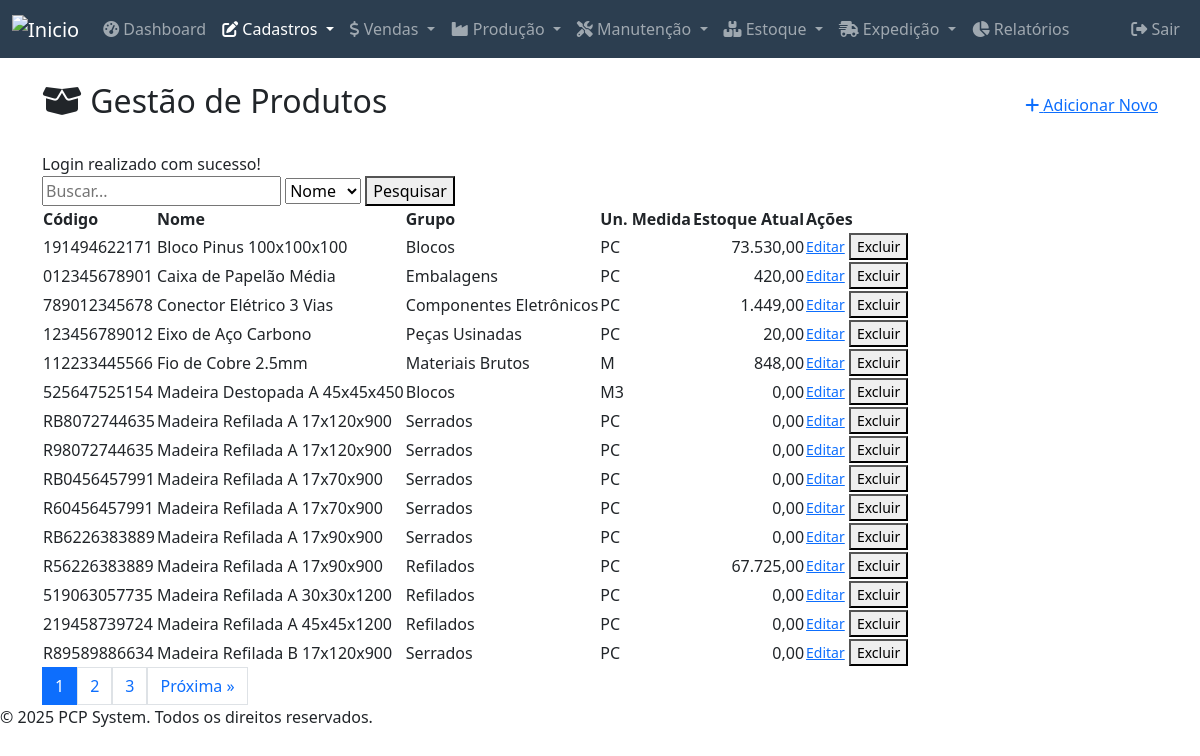
Page /modules/produtos/index.php (signed in) on the committed database.
### tables this page shows
CREATE TABLE `produtos` (
  `id` int(11) NOT NULL,
  `nome` varchar(40) NOT NULL,
  `codigo` varchar(20) NOT NULL,
  `descricao` varchar(40) NOT NULL,
  `unidade_medida` varchar(10) NOT NULL,
  `estoque_minimo` decimal(10,2) DEFAULT NULL,
  `estoque_atual` decimal(10,2) DEFAULT NULL,
  `estoque_empenhado` decimal(10,2) NOT NULL DEFAULT 0.00,
  `estoque_expedicao` decimal(10,2) NOT NULL DEFAULT 0.00,
  `grupo` varchar(30) NOT NULL,
  `subgrupo` varchar(30) NOT NULL,
  `modelo` varchar(20) DEFAULT NULL,
  `acabamento` varchar(20) DEFAULT NULL,
  `familia` varchar(20) DEFAULT NULL,
  `desenho` varchar(20) DEFAULT NULL,
  `velocidade` decimal(10,2) NOT NULL,
  `perimetro_mm` decimal(10,2) DEFAULT NULL,
  `area_perfil_mm2` decimal(10,2) DEFAULT NULL,
  `codigo2` varchar(20) DEFAULT NULL,
  `unidade_medida2` varchar(5) DEFAULT NULL,
  `espessura` decimal(10,2) NOT NULL,
  `largura` decimal(10,2) NOT NULL,
  `comprimento` decimal(10,2) DEFAULT NULL,
  `altura_embalagem` int(11) DEFAULT NULL,
  `largura_embalagem` int(11) DEFAULT NULL,
  `pecas_por_embalagem` int(11) DEFAULT NULL,
  `pecas_por_fardo` int(11) DEFAULT NULL,
  `deleted_at` datetime DEFAULT NULL
);

### public_html/config/database.php (called while the page is built, shortened)
<?php
function sanitizeInput($data) {
    $data = (string) $data;
    $data = trim($data);
    $data = stripslashes($data);
    $data = htmlspecialchars($data, ENT_QUOTES, 'UTF-8');
    return $data;
}
?>

### public_html/modules/produtos/index.php (the view, shortened to what this page needs)
<?php
require_once __DIR__ . '/../../config/database.php';
require_once __DIR__ . '/../../includes/header.php';
$conn = connectDB();
$search_term = sanitizeInput($_GET['search_term'] ?? '');
$filter_field = sanitizeInput($_GET['filter_field'] ?? 'nome');
$filter_options = [
    'codigo' => 'Código',
    'nome' => 'Nome',
    'grupo' => 'Grupo'
];
$items_per_page = 15;
$current_page = isset($_GET['page']) ? (int)$_GET['page'] : 1;
$offset = ($current_page - 1) * $items_per_page;
$where_clause = " WHERE deleted_at IS NULL ";
$params = [];
$sql_count = "SELECT COUNT(*) AS total_items FROM produtos" . $where_clause;
$result_count = $conn->execute_query($sql_count, $params);
$total_items = $result_count->fetch_assoc()['total_items'];
$total_pages = ceil($total_items / $items_per_page);
$sql_fetch = "SELECT * FROM produtos" . $where_clause . " ORDER BY nome ASC LIMIT ? OFFSET ?";
$params_fetch = array_merge($params, [$items_per_page, $offset]);
$result_fetch = $conn->execute_query($sql_fetch, $params_fetch);
$produtos = $result_fetch->fetch_all(MYSQLI_ASSOC);
?>
<div class="container mt-4">
    <div class="d-flex justify-content-between align-items-center mb-4">
        <h2><i class="fas fa-box-open"></i> Gestão de Produtos</h2>
        <a href="adicionar.php" class="button add"><i class="fas fa-plus"></i> Adicionar Novo</a>
    </div>
    <?php if (isset($_SESSION['message'])): ?>
    <div class="message <?php echo htmlspecialchars($_SESSION['message_type']); ?>">
        <?php echo $_SESSION['message']; ?>
    </div>
    <?php endif; ?>
    <div class="search-container">
        <form action="index.php" method="GET" class="search-form-inline">
            <input type="text" name="search_term" placeholder="Buscar..." value="<?php echo htmlspecialchars($search_term); ?>">
            <select name="filter_field">
                <?php foreach ($filter_options as $field_value => $field_label): ?>
                    <option value="<?php echo htmlspecialchars($field_value); ?>" <?php echo ($filter_field === $field_value) ? 'selected' : ''; ?>>
                        <?php echo htmlspecialchars($field_label); ?>
                    </option>
                <?php endforeach; ?>
            </select>
            <button type="submit" class="button">Pesquisar</button>
        </form>
    </div>
    <?php if (!empty($produtos)): ?>
        <table>
            <thead>
                <tr>
                    <th>Código</th>
                    <th>Nome</th>
                    <th>Grupo</th>
                    <th>Un. Medida</th>
                    <th class="text-end">Estoque Atual</th>
                    <th>Ações</th>
                </tr>
            </thead>
            <tbody>
                <?php foreach ($produtos as $produto): ?>
                    <tr>
                        <td><?php echo htmlspecialchars($produto['codigo']); ?></td>
                        <td><?php echo htmlspecialchars($produto['nome']); ?></td>
                        <td><?php echo htmlspecialchars($produto['grupo']); ?></td>
                        <td><?php echo htmlspecialchars($produto['unidade_medida']); ?></td>
                        <td class="text-end"><?php echo number_format($produto['estoque_atual'], 2, ',', '.'); ?></td>
                        <td>
                            <a href="editar.php?id=<?php echo $produto['id']; ?>" class="button edit small">Editar</a>
                            <button class="button delete small" onclick="showDeleteModal('produtos', <?php echo $produto['id']; ?>)">Excluir</button>
                        </td>
                    </tr>
                <?php endforeach; ?>
            </tbody>
        </table>
        <div class="pagination">
            <?php
            $pagination_base_query = http_build_query(array_filter(['search_term' => $search_term, 'filter_field' => $filter_field]));
            if ($total_pages > 1) {
                for ($i = 1; $i <= $total_pages; $i++) {
                    $active_class = ($i == $current_page) ? 'active' : '';
                    echo '<a href="?' . $pagination_base_query . '&page=' . $i . '" class="page-link ' . $active_class . '">' . $i . '</a>';
                }
                if ($current_page < $total_pages) {
                    echo '<a href="?' . $pagination_base_query . '&page=' . ($current_page + 1) . '" class="page-link">Próxima &raquo;</a>';
                }
            }
            ?>
        </div>
    <?php else: ?>
        <p style="text-align: center; margin-top: 20px;">Nenhum produto encontrado.</p>
    <?php endif; ?>
</div>
<?php
require_once __DIR__ . '/../../includes/footer.php';
?>

### rows in the picture
produtos: codigo "191494622171", nome "Bloco Pinus 100x100x100", grupo "Blocos", unidade_medida "PC", estoque_atual "73.530,00"
produtos: codigo "012345678901", nome "Caixa de Papelão Média", grupo "Embalagens", unidade_medida "PC", estoque_atual "420,00"
produtos: codigo "789012345678", nome "Conector Elétrico 3 Vias", grupo "Componentes Eletrônicos", unidade_medida "PC", estoque_atual "1.449,00"
produtos: codigo "123456789012", nome "Eixo de Aço Carbono", grupo "Peças Usinadas", unidade_medida "PC", estoque_atual "20,00"
produtos: codigo "112233445566", nome "Fio de Cobre 2.5mm", grupo "Materiais Brutos", unidade_medida "M", estoque_atual "848,00"
produtos: codigo "525647525154", nome "Madeira Destopada A 45x45x450", grupo "Blocos", unidade_medida "M3", estoque_atual "0,00"
produtos: codigo "RB8072744635", nome "Madeira Refilada A 17x120x900", grupo "Serrados", unidade_medida "PC", estoque_atual "0,00"
produtos: codigo "R98072744635", nome "Madeira Refilada A 17x120x900", grupo "Serrados", unidade_medida "PC", estoque_atual "0,00"
produtos: codigo "RB0456457991", nome "Madeira Refilada A 17x70x900", grupo "Serrados", unidade_medida "PC", estoque_atual "0,00"
produtos: codigo "R60456457991", nome "Madeira Refilada A 17x70x900", grupo "Serrados", unidade_medida "PC", estoque_atual "0,00"
produtos: codigo "RB6226383889", nome "Madeira Refilada A 17x90x900", grupo "Serrados", unidade_medida "PC", estoque_atual "0,00"
produtos: codigo "R56226383889", nome "Madeira Refilada A 17x90x900", grupo "Refilados", unidade_medida "PC", estoque_atual "67.725,00"
produtos: codigo "519063057735", nome "Madeira Refilada A 30x30x1200", grupo "Refilados", unidade_medida "PC", estoque_atual "0,00"
produtos: codigo "219458739724", nome "Madeira Refilada A 45x45x1200", grupo "Refilados", unidade_medida "PC", estoque_atual "0,00"
produtos: codigo "R89589886634", nome "Madeira Refilada B 17x120x900", grupo "Serrados", unidade_medida "PC", estoque_atual "0,00"

### other values in the picture
$_SESSION['message'] "Login realizado com sucesso!"
form field filter_field "Nome"
